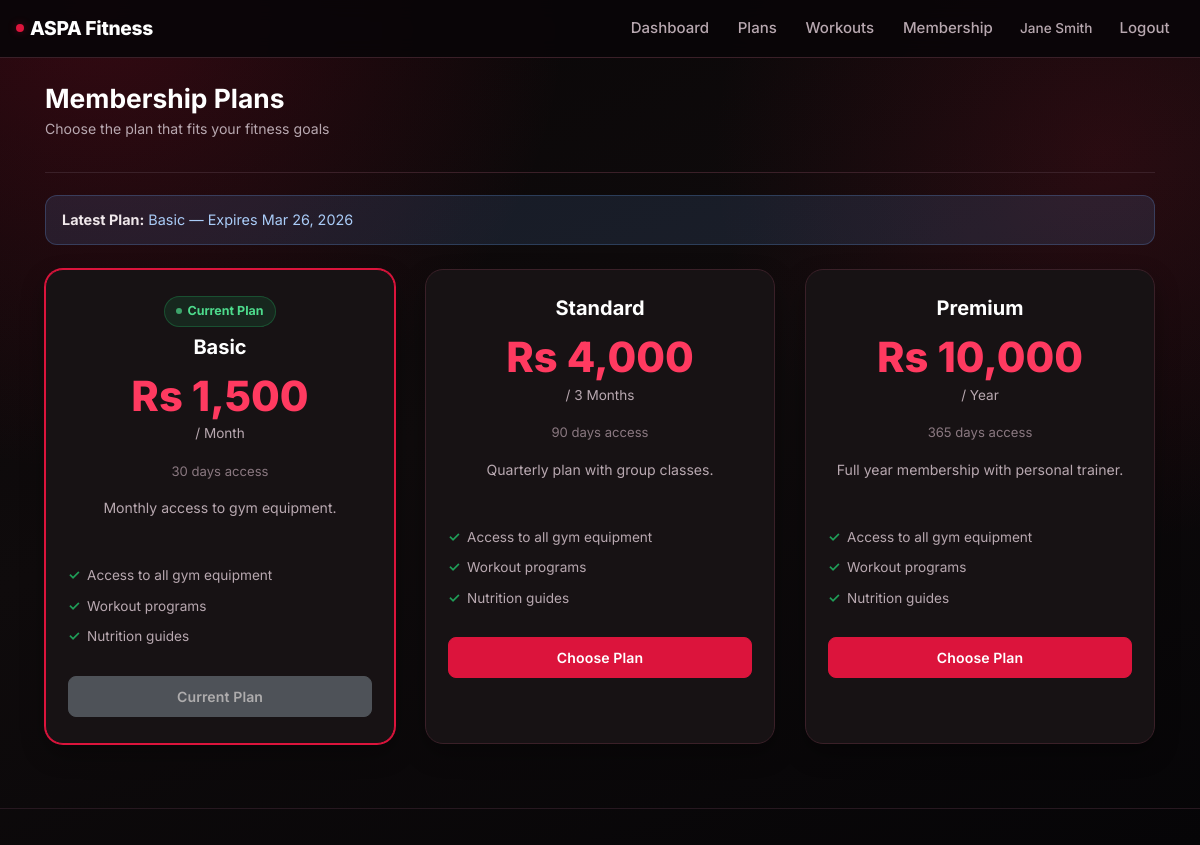
Screenshot of /user/view_plans.php (signed in) with the database file from the repository.
### tables this page shows
CREATE TABLE IF NOT EXISTS payments (
    id INT AUTO_INCREMENT PRIMARY KEY,
    user_id INT NOT NULL,
    plan_id INT NOT NULL,
    amount DECIMAL(10,2) NOT NULL,
    payment_date DATETIME DEFAULT CURRENT_TIMESTAMP,
    payment_status ENUM('pending','completed','failed') DEFAULT 'completed',
    transaction_id VARCHAR(100),
    FOREIGN KEY (user_id) REFERENCES users(id) ON DELETE CASCADE,
    FOREIGN KEY (plan_id) REFERENCES membership_plans(id) ON DELETE CASCADE
);

CREATE TABLE IF NOT EXISTS membership_plans (
    id INT AUTO_INCREMENT PRIMARY KEY,
    plan_name VARCHAR(100) NOT NULL,
    duration INT NOT NULL COMMENT 'duration in days',
    price DECIMAL(10,2) NOT NULL,
    description TEXT
);

### user/view_plans.php (the view, shortened to what this page needs)
<?php
require_once __DIR__ . '/../config/app.php';
$plans = [];
$sql = 'SELECT id, plan_name, duration, price, description FROM membership_plans ORDER BY duration ASC';
$res = $conn->query($sql);
if ($res) {
    while ($row = $res->fetch_assoc()) {
        $plans[] = $row;
    }
}
$currentSubscription = null;
$userId = (int)$_SESSION['user_id'];
$stmt = $conn->prepare('SELECT p.plan_id, p.payment_date, m.plan_name, m.duration FROM payments p JOIN membership_plans m ON p.plan_id = m.id WHERE p.user_id = ? AND p.payment_status = "completed" ORDER BY p.payment_date DESC LIMIT 1');
$stmt->bind_param('i', $userId);
$stmt->execute();
$result = $stmt->get_result();
if ($result->num_rows > 0) {
    $currentSubscription = $result->fetch_assoc();
    $currentSubscription['end_date'] = date('Y-m-d', strtotime($currentSubscription['payment_date'] . ' +' . (int)$currentSubscription['duration'] . ' days'));
}
?>
<?php include __DIR__ . '/../includes/header.php'; ?>
<section class="page-section">
    <div class="page-header">
        <div>
            <h2>Membership Plans</h2>
            <p class="page-header-sub">Choose the plan that fits your fitness goals</p>
        </div>
    </div>
    <?php if ($currentSubscription): ?>
        <div class="alert alert-info mb-4">
            <strong>Latest Plan:</strong> <?= htmlspecialchars($currentSubscription['plan_name']) ?>
            &mdash; Expires <?= date('M d, Y', strtotime($currentSubscription['end_date'])) ?>
        </div>
    <?php endif; ?>
    <?php if (empty($plans)): ?>
        <p class="text-muted">No membership plans are currently available.</p>
    <?php else: ?>
        <div class="row">
            <?php foreach ($plans as $plan): ?>
                <?php
                    $isCurrent = $currentSubscription && $currentSubscription['plan_id'] == $plan['id'];
                    $months = ceil($plan['duration'] / 30);
                    if ($plan['duration'] >= 365)     $period = '/ Year';
                    elseif ($plan['duration'] >= 90)  $period = '/ ' . $months . ' Months';
                    else                               $period = '/ Month';
                ?>
                <div class="col-md-4 mb-4">
                    <div class="membership-card <?= $isCurrent ? 'is-current' : '' ?>">
                        <div class="card-body text-center">
                            <?php if ($isCurrent): ?>
                                <div class="mb-2">
                                    <span class="status-pill active">Current Plan</span>
                                </div>
                            <?php endif; ?>
                            <h5 class="card-title mb-1"><?= htmlspecialchars($plan['plan_name']) ?></h5>
                            <div class="my-3">
                                <span class="membership-price">Rs <?= number_format($plan['price'], 0) ?></span>
                                <p class="membership-period"><?= $period ?></p>
                            </div>
                            <p class="membership-duration"><?= $plan['duration'] ?> days access</p>
                            <p style="color:var(--muted);font-size:0.88rem;min-height:48px;">
                                <?= htmlspecialchars($plan['description']) ?>
                            </p>
                            <ul class="membership-features text-left mt-3 mb-4">
                                <li>Access to all gym equipment</li>
                                <li>Workout programs</li>
                                <?php if ($plan['duration'] >= 30): ?>
                                    <li>Nutrition guides</li>
                                <?php endif; ?>
                            </ul>
                            <?php if ($isCurrent): ?>
                                <button class="btn btn-secondary btn-block" disabled>Current Plan</button>
                            <?php else: ?>
                                <a href="<?= BASE_URL ?>/user/checkout.php?id=<?= $plan['id'] ?>" class="btn btn-primary btn-block">
                                    Choose Plan
                                </a>
                            <?php endif; ?>
                        </div>
                    </div>
                </div>
            <?php endforeach; ?>
        </div>
    <?php endif; ?>
</section>
<?php include __DIR__ . '/../includes/footer.php'; ?>

### assets/css/style.css (style rules this page uses)
:root { --bg: #0f0b0c; --surface: #171214; --surface-2: #1e141a; --surface-3: #251820; --text: #f0e8eb; --muted: #b8a8b0; --muted-2: #8a7880; --accent: #dc143c; --accent-2: #a80f2e; --accent-3: #ff3a60; --accent-soft: rgba(220, 20, 60, 0.16); --accent-glow: rgba(220, 20, 60, 0.32); --line: #3a2028; --line-soft: #271820; --success: #1f9e58; --success-soft: rgba(31, 158, 88, 0.15); --warning: #ef9f2f; --warning-soft: rgba(239, 159, 47, 0.15); --danger-soft: rgba(220, 20, 60, 0.15); --info-soft: rgba(100, 160, 240, 0.13); --radius-sm: 8px; --radius: 12px; --radius-lg: 18px; --radius-xl: 24px; --shadow-sm: 0 4px 12px rgba(0, 0, 0, 0.28); --shadow: 0 10px 24px rgba(0, 0, 0, 0.32); --shadow-lg: 0 18px 40px rgba(0, 0, 0, 0.44); --transition: 0.25s ease; }
*, *::before, *::after { box-sizing: border-box; }
html { scroll-behavior: smooth; }
body { font-family: 'Inter', "Segoe UI", "Trebuchet MS", sans-serif; font-size: 15px; line-height: 1.65; background: radial-gradient(circle at 8% 0%, rgba(220, 20, 60, 0.20) 0%, transparent 34%), radial-gradient(circle at 92% 18%, rgba(163, 15, 43, 0.18) 0%, transparent 30%), linear-gradient(160deg, #090607 0%, var(--bg) 46%, #060507 100%); background-attachment: fixed; color: var(--text); min-height: 100vh; }
a { color: var(--accent-3); text-decoration: none; transition: color var(--transition); }
h1, h2, h3, h4, h5, h6 { color: #fff; font-weight: 700; line-height: 1.25; }
strong { color: var(--text); }
.page-header { display: flex; align-items: center; justify-content: space-between; flex-wrap: wrap; gap: 12px; margin-bottom: 22px; padding-bottom: 16px; border-bottom: 1px solid var(--line); }
.page-header h2, .page-header h1 { margin: 0; font-size: 1.65rem; }
.page-header .page-header-sub { color: var(--muted); font-size: 0.88rem; margin-top: 2px; }
.page-section { animation: riseIn 0.6s ease both; }
.card-body { padding: 18px; }
.card-title { color: #fff; font-weight: 700; }
.status-pill { display: inline-flex; align-items: center; gap: 5px; font-size: 0.78rem; font-weight: 700; padding: 4px 11px; border-radius: 999px; text-transform: capitalize; }
.status-pill::before { content: ''; width: 6px; height: 6px; border-radius: 50%; background: currentColor; opacity: 0.7; }
.status-pill.active { background: var(--success-soft); color: #4ddb8c; border: 1px solid rgba(31, 158, 88, 0.35); }
.alert { border-radius: var(--radius); font-size: 0.9rem; padding: 12px 16px; border-width: 1px; }
.alert-info { background: var(--info-soft); border-color: rgba(100, 160, 240, 0.25); color: #aaccf8; }
.btn { border-radius: var(--radius-sm); font-weight: 600; font-size: 0.88rem; padding: 9px 18px; transition: background var(--transition), border-color var(--transition), box-shadow var(--transition), transform 0.15s ease; letter-spacing: 0.1px; }
.btn-primary { background: var(--accent); border-color: var(--accent); color: #fff; }
.btn-secondary { background: var(--surface-3); border-color: var(--line); color: var(--text); }
.membership-card { background: var(--surface); border: 1px solid var(--line); border-radius: var(--radius-lg); overflow: hidden; box-shadow: var(--shadow); transition: transform var(--transition), box-shadow var(--transition), border-color var(--transition); height: 100%; }
.membership-card .card-body { padding: 26px 22px; }
.membership-price { font-size: 2.6rem !important; font-weight: 800; color: var(--accent-3) !important; line-height: 1; }
.membership-period { font-size: 0.85rem; color: var(--muted); margin-top: 4px; }
.membership-duration { font-size: 0.82rem; color: var(--muted-2); margin-bottom: 14px; }
.membership-features { list-style: none; padding: 0; margin: 0; }
.membership-features li { font-size: 0.85rem; color: var(--muted); padding: 4px 0; }
.membership-features li::before { content: '✓'; color: var(--success); font-weight: 700; margin-right: 7px; }
.membership-card.is-current { border-color: var(--accent); box-shadow: 0 0 0 1px var(--accent), var(--shadow); }

### rows the page displays
payments: plan.plan_name "Basic"
membership_plans: shows "Current Plan", plan_name "Basic", price "1,500", duration "/ Month", duration "30", description "Monthly access to gym equipment.", shows "Nutrition guides"
membership_plans: plan_name "Standard", price "4,000", duration "/ 3 Months", duration "90", description "Quarterly plan with group classes.", shows "Nutrition guides"
membership_plans: plan_name "Premium", price "10,000", duration "/ Year", duration "365", description "Full year membership with personal trainer.", shows "Nutrition guides"

### other values shown
$_SESSION['name'] "Jane Smith"
date('M d, Y', strtotime($currentSubscription['end_date'])) "Mar 26, 2026"
